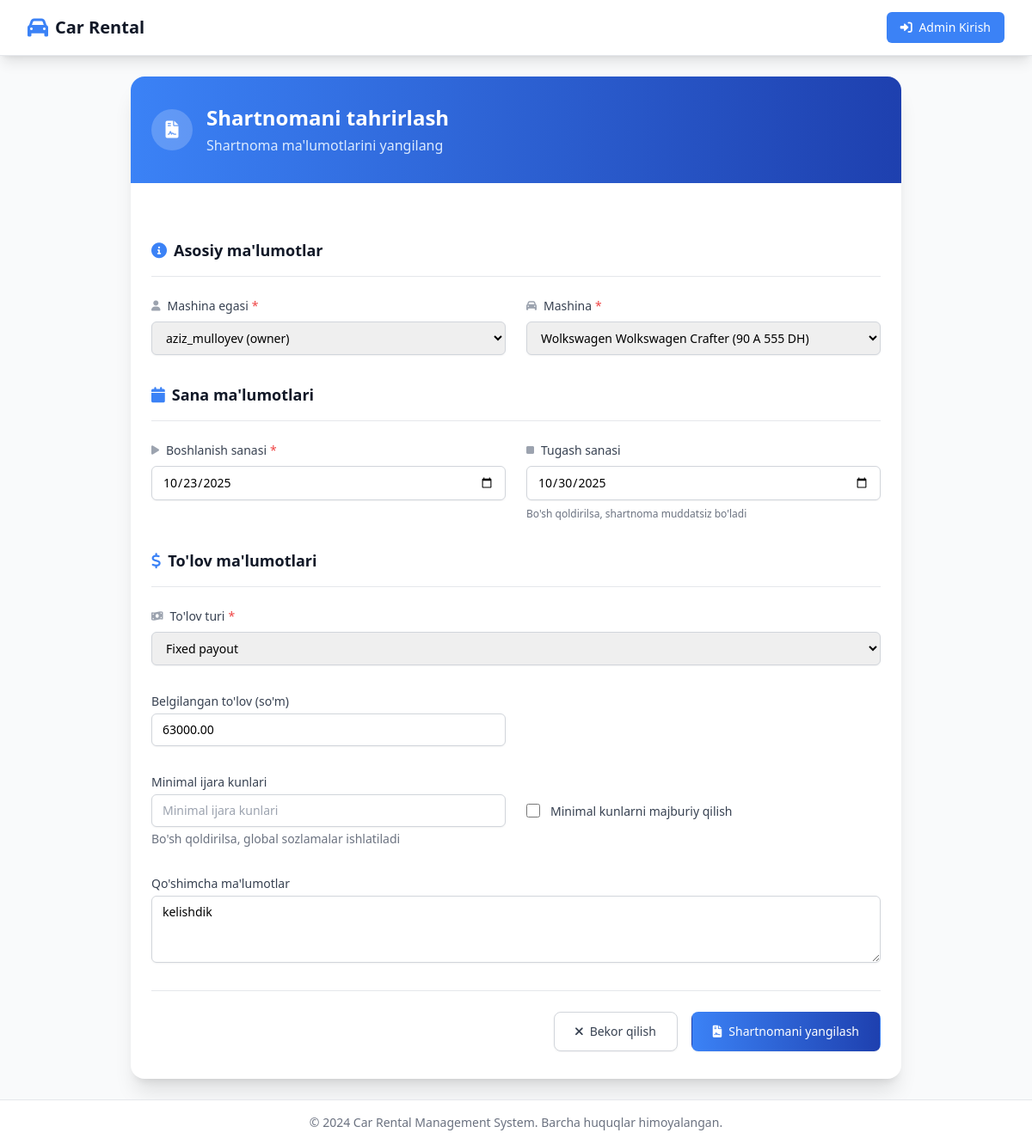
Screenshot of /contracts/2/edit/ with the database file from the repository.
### contracts/models.py (models this page shows, shortened)
class Contract(models.Model):
    PRICING_TYPE = [
        ("share", "Revenue share (foizga)"),
        ("fixed", "Fixed payout"),
    ]
    owner = models.ForeignKey(CustomUser, on_delete=models.CASCADE, related_name="contracts")
    vehicle = models.ForeignKey(Vehicle, on_delete=models.CASCADE, related_name="contracts")
    start_date = models.DateField()
    end_date = models.DateField(null=True, blank=True)
    pricing_type = models.CharField(max_length=10, choices=PRICING_TYPE, default="share")
    owner_share_percent = models.DecimalField(max_digits=5, decimal_places=2, null=True, blank=True)
    company_share_percent = models.DecimalField(max_digits=5, decimal_places=2, null=True, blank=True)
    fixed_payout_amount = models.DecimalField(max_digits=12, decimal_places=2, null=True, blank=True)
    min_rental_days = models.PositiveIntegerField(null=True, blank=True)
    enforce_min_rental_days = models.BooleanField(default=True)
    is_active = models.BooleanField(default=True)
    notes = models.TextField(blank=True)
    created_at = models.DateTimeField(auto_now_add=True)
    updated_at = models.DateTimeField(auto_now=True)
    class Meta:
        unique_together = ("owner", "vehicle", "start_date")
        ordering = ['-created_at']

### contracts/views.py (the view, shortened to what this page needs)
# urls.py: path('<int:pk>/edit/', views.ContractUpdateView.as_view(), name='contract_update'),
class ContractUpdateView(UpdateView):
    model = Contract
    form_class = ContractForm
    template_name = 'contracts/contract_form.html'
    success_url = reverse_lazy('contract_list')

### accounts/models.py (called while the page is built)
    def __str__(self):
        return f"{self.username} ({self.role})"

### vehicles/models.py (called while the page is built)
    def __str__(self):
        return self.name

    def __str__(self):
        return f"{self.make.name} {self.name}"

    def __str__(self):
        display_name = self.name or f"{self.make} {self.model}" if self.make and self.model else "Unknown Vehicle"
        return f"{display_name} ({self.plate_number})"

### templates/contracts/contract_form.html (shortened to what this page needs)
{% extends 'base.html' %}
{% block content %}
<div class="max-w-4xl mx-auto">
    <div class="bg-white shadow-xl rounded-2xl overflow-hidden">
        <div class="bg-gradient-to-r from-primary to-secondary px-6 py-8">
            <div class="flex items-center">
                <div class="flex-shrink-0">
                    <div class="w-12 h-12 bg-white bg-opacity-20 rounded-full flex items-center justify-center">
                        <i class="fas fa-file-contract text-white text-xl"></i>
                    </div>
                </div>
                <div class="ml-4">
                    <h1 class="text-2xl font-bold text-white">
                        {% if object %}Shartnomani tahrirlash{% else %}Yangi shartnoma yaratish{% endif %}
                    </h1>
                    <p class="text-blue-100 mt-1">
                        {% if object %}Shartnoma ma'lumotlarini yangilang{% else %}Yangi shartnoma ma'lumotlarini to'ldiring{% endif %}
                    </p>
                </div>
            </div>
        </div>
        <div class="px-6 py-8">
            <form method="post" class="space-y-8">
                <div class="space-y-6">
                    <div class="border-b border-gray-200 pb-4">
                        <h3 class="text-lg font-semibold text-gray-900 flex items-center">
                            <i class="fas fa-info-circle text-primary mr-2"></i>
                            Asosiy ma'lumotlar
                        </h3>
                    </div>
                    <div class="grid grid-cols-1 gap-6 sm:grid-cols-2">
                        <div class="space-y-2">
                            <label for="{{ form.owner.id_for_label }}" class="block text-sm font-medium text-gray-700 flex items-center">
                                <i class="fas fa-user text-gray-400 mr-2 text-xs"></i>
                                Mashina egasi
                                <span class="text-red-500 ml-1">*</span>
                            </label>
                            <div class="relative">
                                {{ form.owner }}
                            </div>
                        </div>
                        <div class="space-y-2">
                            <label for="{{ form.vehicle.id_for_label }}" class="block text-sm font-medium text-gray-700 flex items-center">
                                <i class="fas fa-car text-gray-400 mr-2 text-xs"></i>
                                Mashina
                                <span class="text-red-500 ml-1">*</span>
                            </label>
                            <div class="relative">
                                {{ form.vehicle }}
                            </div>
                        </div>
                    </div>
                </div>
                <div class="space-y-6">
                    <div class="border-b border-gray-200 pb-4">
                        <h3 class="text-lg font-semibold text-gray-900 flex items-center">
                            <i class="fas fa-calendar text-primary mr-2"></i>
                            Sana ma'lumotlari
                        </h3>
                    </div>
                    <div class="grid grid-cols-1 gap-6 sm:grid-cols-2">
                        <div class="space-y-2">
                            <label for="{{ form.start_date.id_for_label }}" class="block text-sm font-medium text-gray-700 flex items-center">
                                <i class="fas fa-play text-gray-400 mr-2 text-xs"></i>
                                Boshlanish sanasi
                                <span class="text-red-500 ml-1">*</span>
                            </label>
                            <div class="relative">
                                {{ form.start_date }}
                            </div>
                        </div>
                        <div class="space-y-2">
                            <label for="{{ form.end_date.id_for_label }}" class="block text-sm font-medium text-gray-700 flex items-center">
                                <i class="fas fa-stop text-gray-400 mr-2 text-xs"></i>
                                Tugash sanasi
                            </label>
                            <div class="relative">
                                {{ form.end_date }}
                            </div>
                            <p class="text-xs text-gray-500">Bo'sh qoldirilsa, shartnoma muddatsiz bo'ladi</p>
                        </div>
                    </div>
                </div>
                <div class="space-y-6">
                    <div class="border-b border-gray-200 pb-4">
                        <h3 class="text-lg font-semibold text-gray-900 flex items-center">
                            <i class="fas fa-dollar-sign text-primary mr-2"></i>
                            To'lov ma'lumotlari
                        </h3>
                    </div>
                    <div class="space-y-2">
                        <label for="{{ form.pricing_type.id_for_label }}" class="block text-sm font-medium text-gray-700 flex items-center">
                            <i class="fas fa-money-bill-wave text-gray-400 mr-2 text-xs"></i>
                            To'lov turi
                            <span class="text-red-500 ml-1">*</span>
                        </label>
                        <div class="relative">
                            {{ form.pricing_type }}
                        </div>
                    </div>
                </div>
                <div id="fixed-fields" class="grid grid-cols-1 gap-6 sm:grid-cols-2" style="display: none;">
                    <div>
                        <label for="{{ form.fixed_payout_amount.id_for_label }}" class="block text-sm font-medium text-gray-700">Belgilangan to'lov (so'm)</label>
                        {{ form.fixed_payout_amount }}
                    </div>
                </div>
                <div class="grid grid-cols-1 gap-6 sm:grid-cols-2">
                    <div>
                        <label for="{{ form.min_rental_days.id_for_label }}" class="block text-sm font-medium text-gray-700">Minimal ijara kunlari</label>
                        {{ form.min_rental_days }}
                        <p class="mt-1 text-sm text-gray-500">Bo'sh qoldirilsa, global sozlamalar ishlatiladi</p>
                    </div>
                    <div class="flex items-center">
                        <div class="flex items-center h-5">
                            {{ form.enforce_min_rental_days }}
                        </div>
                        <div class="ml-3">
                            <label for="{{ form.enforce_min_rental_days.id_for_label }}" class="text-sm font-medium text-gray-700">
                                Minimal kunlarni majburiy qilish
                            </label>
                        </div>
                    </div>
                </div>
                <div>
                    <label for="{{ form.notes.id_for_label }}" class="block text-sm font-medium text-gray-700">Qo'shimcha ma'lumotlar</label>
                    {{ form.notes }}
                </div>
                <div class="flex justify-end space-x-4 pt-6 border-t border-gray-200">
                    <a href="{% url 'contract_list' %}" class="inline-flex items-center justify-center px-6 py-3 border border-gray-300 shadow-sm text-sm font-medium rounded-lg text-gray-700 bg-white hover:bg-gray-50 focus:outline-none focus:ring-2 focus:ring-offset-2 focus:ring-primary transition-colors duration-200">
                        <i class="fas fa-times mr-2"></i>
                        Bekor qilish
                    </a>
                    <button type="submit" class="inline-flex items-center justify-center px-6 py-3 border border-transparent shadow-sm text-sm font-medium rounded-lg text-white bg-gradient-to-r from-primary to-secondary hover:from-secondary hover:to-primary focus:outline-none focus:ring-2 focus:ring-offset-2 focus:ring-primary transition-all duration-200 transform hover:scale-105">
                        <i class="fas fa-file-contract mr-2"></i>
                        {% if object %}Shartnomani yangilash{% else %}Shartnoma yaratish{% endif %}
                    </button>
                </div>
            </form>
        </div>
    </div>
</div>
{% endblock %}

### templates/base.html (style rules this page uses)
input[type="text"], input[type="email"], input[type="password"], select { transition: all 0.2s ease-in-out; }

### rows the page displays
Contract: owner "aziz_mulloyev (owner)", vehicle "Wolkswagen Wolkswagen Crafter (90 A 555 DH)", start_date "10/23/2025", end_date "10/30/2025", pricing_type "Fixed payout", fixed_payout_amount "63000.00", notes "kelishdik"
